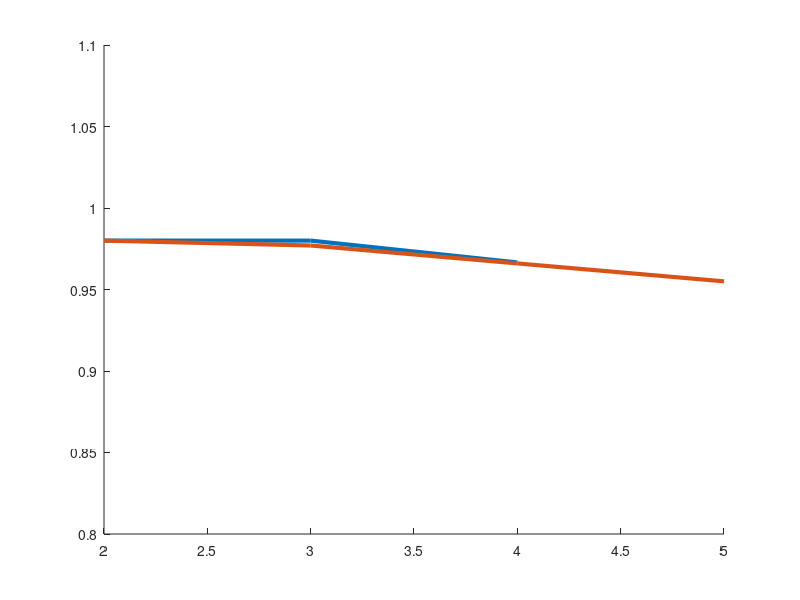

The MATLAB source for this figure:
%Comparsion of average reward in SAIC vs ESAIC over different number of
%agents

figure
hold on
plot([2,3,4], [0.98 0.98 0.9666],"LineWidth",3)

hold on
plot([2,3,4,5], [0.98 0.977 0.966 0.955],"LineWidth",3)

axis([2 5 0.8 1.1])
